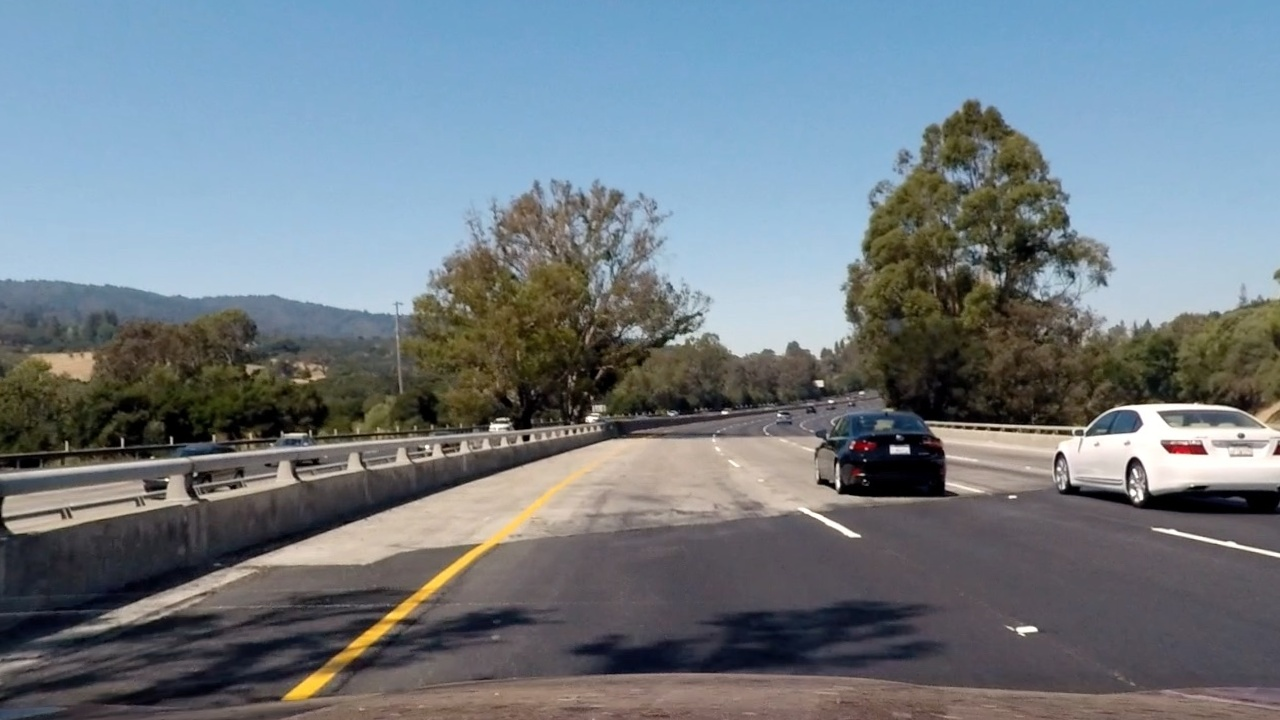
#> input picture report/undistorted.jpg, 1280 x 720 px
$ python find_lane_lines.py report/undistorted.jpg   (older library calls are emulated)
#> lines starting #> are read from the running program, lines starting #| are printed output that depends on the picture; after the words box and inside, x2 and y2 are one past the last pixel; in counts of white or black regions, pixels touching at a corner belong together
#!/usr/bin/env python3
import argparse
import glob
import json
import os
import queue
import threading
import time
from collections import defaultdict
from copy import deepcopy

import cv2
import numpy as np

class Camera:
    """Contains logic dependent on camera and its position, i.e. undistortion
    and perspective transformations."""

    def __init__(self):
        self.mtx = None
        self.dist = None
        self.xm_per_pix = 3.7/700
        self.ym_per_pix = 30/720

    def load_calibration(self, filename):
        """Loads camera calibration data from JSON file."""
#> called with filename = 'camera.json'
        with open(filename, 'r') as f:
#> (reads camera.json from the repository)
#> in main, img is the input picture: shape (720, 1280, 3); mean B, G, R 131, 123.1, 112.8
            data = json.load(f)
        self.mtx = np.array(data['mtx'], np.float64)
        self.dist = np.array(data['dist'], np.float64)

    def undistort(self, img):
        """Transforms an image to compensate for lens distortion."""
        norm_size = (1280, 720)
        if (img.shape[1], img.shape[0]) != norm_size:
            img = cv2.resize(img, norm_size)
        if self.mtx is None:
            return img
        else:
            return cv2.undistort(img, self.mtx, self.dist, None, self.mtx)

    def _get_warp_matrix(self, width, height):
        src = np.float32([
            [width/2-55,   height/2+100],
            [width/6-10,   height],
            [width*5/6+60, height],
            [width/2+55,   height/2+100]
        ])
        dst = np.float32([
            [width/4,   0],
            [width/4,   height],
            [width*3/4, height],
            [width*3/4, 0]
        ])
        M = cv2.getPerspectiveTransform(src, dst)
        return M

    def warp(self, img):
        """Warps an image to bird's eye perspective."""
        M = self._get_warp_matrix(img.shape[1], img.shape[0])
        return cv2.warpPerspective(img, M, (img.shape[1], img.shape[0]),
                                   flags=cv2.INTER_NEAREST)

    def unwarp(self, img):
        """Warps an image back from bird's eye perspective."""
        M = self._get_warp_matrix(img.shape[1], img.shape[0])
        M = np.linalg.inv(M)
        return cv2.warpPerspective(img, M, (img.shape[1], img.shape[0]),
                                   flags=cv2.INTER_NEAREST)

# [5 lines left out: function grad_thresh, not called in this run]

def mag_thresh(img, ksize=3, thresh=(0, 255)):
    """Gradient magnitutde threshold."""
    sobelx = cv2.Sobel(img, cv2.CV_64F, 1, 0)
    sobely = cv2.Sobel(img, cv2.CV_64F, 0, 1)
    mag = np.sqrt(sobelx**2 + sobely**2)
    mag = np.uint8(255*mag/np.max(mag))
    return cv2.inRange(mag, *thresh)

def dir_thresh(img, ksize=3, thresh=(0, np.pi/2)):
    """Gradient direction threshold."""
    sobelx = np.absolute(cv2.Sobel(img, cv2.CV_64F, 1, 0))
    sobely = np.absolute(cv2.Sobel(img, cv2.CV_64F, 0, 1))
    grad = np.arctan2(sobelx, sobely)
    return cv2.inRange(grad, *thresh)

def find_lane_pixels(mask_warped, left_x_base=None, right_x_base=None):
    """Finds left and right lane points on `mask_warped` using sliding window
    starting at `left_x_base` and `right_x_base` if set, and histogram peaks
    otherwise.

    Returns (left_pt, right_pt, lane_img).
    """
    nwindows = 28
    margin = 50
    # Minimum amount of hot pixels before window is considered non-empty
    minpix = 60
    # Search will stop if window gets this far from mask's horizontal border
    border = -10
    # Amplifier of direction calculated from average of x coordinates
    dir_gain = 2.0
    # Maximum number of consecutive empty windows before the search is stopped
    max_emptiness = 9
    # Minimum distance between line bases
    min_spacing = 220

    if left_x_base is None or right_x_base is None:
        hist = np.sum(mask_warped[mask_warped.shape[0] // 3 * 2:, :], axis=0)
        midpoint = np.int(hist.shape[0] // 2)
    if left_x_base is None:
        left_x_base = np.argmax(hist[:midpoint])
    if right_x_base is None:
        right_x_base = np.argmax(hist[midpoint:]) + midpoint

    window_height = np.int(mask_warped.shape[0] // nwindows)
    nonzero = mask_warped.nonzero()
    nonzeroy = np.array(nonzero[0])
    nonzerox = np.array(nonzero[1])

    lane_img = np.dstack((mask_warped,) * 3)

    def find_single(x_base):
        x_current = x_base
        lane_inds = []
        emptiness = 0
        for window in range(nwindows):
            win_y_low = mask_warped.shape[0] - (window+1)*window_height
            win_y_high = mask_warped.shape[0] - window*window_height
            win_x_low = x_current - margin
            win_x_high = x_current + margin
            cv2.rectangle(lane_img, (win_x_low, win_y_low),
                          (win_x_high, win_y_high), (0, 255, 0), 2)
            good_inds = \
                ((nonzerox >= win_x_low) & (nonzerox < win_x_high) &
                 (nonzeroy >= win_y_low) & (nonzeroy < win_y_high)).nonzero()[0]
            if good_inds.size < minpix:
                emptiness += 1
            else:
                emptiness = 0
                # Note that we add indices only from non-empty windows. This
                # helps preserve line form if we see only part of it.
                lane_inds.append(good_inds)
                # Calculate next widow direction
                x_mean = int(np.mean(nonzerox[good_inds]))
                delta = int((x_mean - x_current) * dir_gain)
                x_current += delta
            # Stop if we reached horizontal border
            if win_x_low < border or win_x_high > mask_warped.shape[1]-border:
                break
            # Stop if we had too many consecutive empty windows
            if emptiness >= max_emptiness:
                break
        if not lane_inds:
            return
        lane_inds = np.concatenate(lane_inds)
        pt = np.concatenate([[nonzerox[lane_inds]], [nonzeroy[lane_inds]]]).T
        return pt

    # If line bases are too close, inspect only one line
    left_pt = find_single(left_x_base)
    if right_x_base - left_x_base >= min_spacing:
        right_pt = find_single(right_x_base)
    else:
        right_pt = None
    return left_pt, right_pt, lane_img

# [33 lines left out: function search_around_poly, not called in this run]

class Line:
    """Single lane line in the context of an image stream."""

    def __init__(self, camera, window=14, max_errors=6, new_fit_weight=0.,
                 max_base_reuse=5):
        """
        `new_fit_weight` is additional weight for newly fit line coefficients
        in the average with recent fits. It can be used to let the line adjust
        faster while retaining a bigger window.
        `max_base_reuse` is the maximum number of times get_x_base() can return
        result before next good fit.
        """
        self.camera = camera
        self.window = window
        self.max_errors = max_errors
        self.new_fit_weight = new_fit_weight
        self.max_base_reuse = max_base_reuse

        # These properties persist through frame drops
        self.R_curve = 0
        self.x_base = None
        self.x_base_age = 0

        self.reset()

    def reset(self):
        """Resets line state."""
        self.err_count = 0
        self.recent_coef = np.full((self.window, 3), np.nan)
        self.diffs = np.array([np.inf, np.inf, np.inf], np.float32)
        self.best_coef = None
        self.best_x = None
        self.plot_y = None
        self.pts = None
        self.mask_size = None
        self.center_dist = np.nan
        self.has_fallback = False

    def empty(self):
        """Indicates whether the line has coordinates."""
        return self.best_coef is None

    def fit(self, pts, plot_y, mask_size):
        """Adjusts line with given points."""
        if pts is None or not pts.size:
            self._add_error()
            return

        new_coef = np.polyfit(pts[:, 1], pts[:, 0], 2)

        # Discard fit if it deviates a lot from the best
        if self.best_coef is not None:
            diffs = np.absolute(new_coef - self.best_coef)
            if diffs[0] > 1 or diffs[1] > 80:
                self._add_error()
                return
            self.diffs = diffs

        # Discard fit if it is too parabolic
        if abs(new_coef[0]) > 0.03 or abs(new_coef[1]) > 20:
            self._add_error()
            return

        self.pts = pts
        self.plot_y = plot_y
        self.mask_size = mask_size

        self.recent_coef = np.roll(self.recent_coef, 1, axis=0)
        self.recent_coef[0] = new_coef
        self._update_best()

    def _update_best(self):
        """Updates properties derived from recent_coef."""
        cur_coef = self.recent_coef[0]
        mean_coef = np.nanmean(self.recent_coef, axis=0)
        self.best_coef = np.average([cur_coef, mean_coef],
                                    weights=[self.new_fit_weight, 1.0],
                                    axis=0)
        self.best_x = np.polyval(self.best_coef, self.plot_y)

        # Calculate radius of curvature
        mx, my = self.camera.xm_per_pix, self.camera.ym_per_pix
        A = self.best_coef[0] * (mx / (my ** 2))
        B = self.best_coef[1] * (mx / my)
        y = np.max(self.plot_y) * my
        R_curve = (1 + (2*A*y+B)**2)**(3/2) / np.absolute(2*A)
        if 40 <= R_curve <= 9000:
            self.R_curve = R_curve

        # Calculate distance from the line to the vehicle center
        center_x = self.mask_size[0] // 2
        self.center_dist = np.absolute(self.best_x[-1] - center_x) * mx

    def _add_error(self):
        """Either takes error into account or resets the state if there are too
        many errors.

        Returns True if the line is not empty.
        """
        if not self.empty():
            self.err_count += 1
            if self.err_count < self.max_errors:
                return True
            else:
                self.reset()

    def drop_current_frame(self):
        """Replaces the latest fit with a copy of the previous or resets line
        state."""
        if self._add_error():
            if not self.has_fallback:
                self.reset()
            else:
                # Note that we do not shift history here
                self.recent_coef[0] = self.recent_coef[1]
                self.diffs = np.array([0, 0, 0], np.float32)
                self._update_best()

    # [8 lines left out: function commit, not called in this run]

    def get_x_base(self):
        """Gives x coordinate of the last good line base."""
        if self.x_base is not None and self.x_base_age < self.max_base_reuse:
            self.x_base_age += 1
            return self.x_base

def lines_are_valid(left_line, right_line):
    """Cross-line sanity check."""
    if left_line.empty() or right_line.empty():
        return
    # Minimum distance between lines
    dist_min = 20.0
    if np.min(right_line.best_x - left_line.best_x) < dist_min:
        return
    # Lane width
    lane_width_min_m = 2
    lane_width = np.absolute(right_line.best_x[-1] - left_line.best_x[-1])
    if lane_width * left_line.camera.xm_per_pix < lane_width_min_m:
        return
    # Are lines roughly parallel?
    max_a_diff = 0.02
    max_b_diff = 3
    if ((abs(right_line.best_coef[0] - left_line.best_coef[0]) > max_a_diff) or
            (abs(right_line.best_coef[1] - left_line.best_coef[1]) > max_b_diff)):
        return
    return True

class LaneFinder:
    """Supposed to locate lane lines on sequences of images."""

    def __init__(self, camera, report=None, trace=False, is_curvy=False,
                 show_bad_lines=False):
        self.camera = camera
        self.report = report
        self.trace = trace
        self.is_curvy = is_curvy
        self.show_bad_lines = show_bad_lines
        line_kwargs = {}
        if is_curvy:
            line_kwargs['new_fit_weight'] = 0.5
            line_kwargs['window'] = 7
            line_kwargs['max_errors'] = 4
            line_kwargs['max_base_reuse'] = 10
        self.left_line = Line(camera, **line_kwargs)
        self.right_line = Line(camera, **line_kwargs)
        if not show_bad_lines:
            # These lines do not take part in any calculations. They are copies
            # of the latest good pair of lines for visualization purposes.
            self.good_left_line = deepcopy(self.left_line)
            self.good_right_line = deepcopy(self.right_line)
        self.R_curve = 0
        self.v_offset = 0

    def _select_pixels(self, bgr):
        """Creates a mask of pixels suspected in being part of lane lines."""
        mask = np.zeros(bgr.shape[:2], np.uint8)

        # Bilateral filter reduces noise while keeping edges reasonably sharp
        bgr = cv2.bilateralFilter(bgr, 5, 10, 50)

        # RGB
        _, _, R = cv2.split(bgr)

        # HLS
        hls = cv2.cvtColor(bgr, cv2.COLOR_BGR2HLS)
#> hls: shape (720, 1280, 3); mean of channels 0, 1, 2 81.5, 121.5, 70
        H, L, S = cv2.split(hls)
        S_eq = cv2.equalizeHist(S)

        # CIELAB
        lab = cv2.cvtColor(bgr, cv2.COLOR_BGR2LAB)
#> lab: shape (720, 1280, 3); mean of channels 0, 1, 2 128, 127.2, 123.4
        lab_l, lab_a, lab_b = cv2.split(lab)
        lab_b_eq = cv2.equalizeHist(lab_b)

        # Calculate histogram of HLS-L channel
        hist_gray = L
        hist_gray = hist_gray[hist_gray.shape[0]//3*2:]
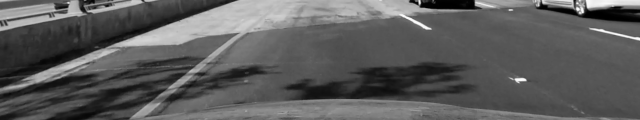
#> hist_gray: shape (240, 1280) (shown at 1/2 size); min 0, max 252, mean 91.8
        hist_sm = cv2.calcHist([hist_gray], [0], None, [5], [0, 256])
#> hist_sm = [55267, 166810, 48302, 33909, 2912]
        hist_sm /= hist_gray.shape[0] * hist_gray.shape[1]
#> hist_sm = [0.18, 0.543, 0.157, 0.11, 0.00948]
        hist_big = cv2.calcHist([hist_gray], [0], None, [10], [0, 256])
#> hist_big = [15641, 39626, 40478, 126332, 31930, 16372, 14851, 19058, 1518, 1394]
        hist_big /= hist_gray.shape[0] * hist_gray.shape[1]
#> hist_big = [0.0509, 0.129, 0.132, 0.411, 0.104, 0.0533, 0.0483, 0.062, 0.00494, 0.00454]

        # Detect overexposed images
        too_bright = np.argmax(hist_sm) == hist_sm.shape[0]-1
#> too_bright = False

        # Estimate the overall lightness
        light_level = np.sum(np.multiply(hist_big.reshape(-1),
                                         np.exp(np.arange(hist_big.shape[0]))))
#> light_level = 162.3
        much_light = light_level >= 400
#> much_light = False

        # White (HLS)
        if not too_bright and not much_light:
            m = cv2.inRange(L, 200, 255)
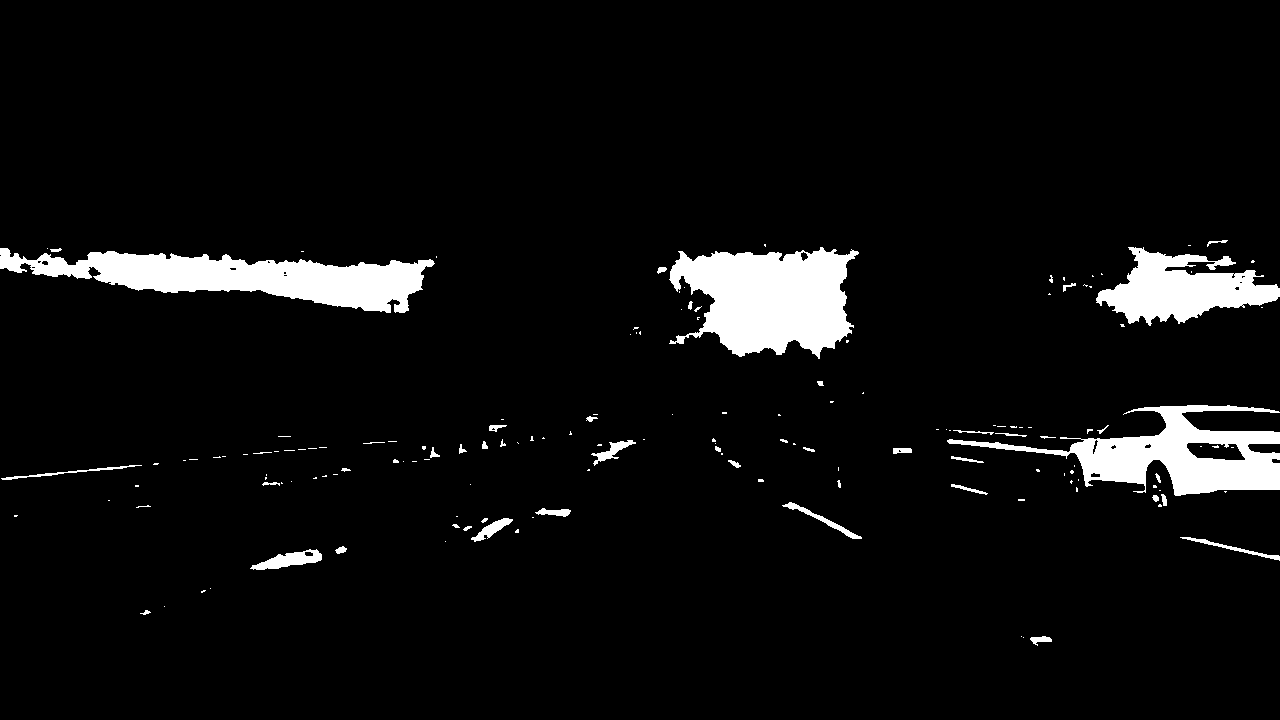
#> m: shape (720, 1280); 5.6% white; 157 white regions (108 under 20 px), largest, box (x1, y1, x2, y2) and area: (669, 247, 859, 359) 14381, (0, 248, 435, 313) 13442, (947, 405, 1280, 496) 11060
            mask = cv2.bitwise_or(mask, m)

        # White (Lab)
        if not too_bright and much_light:
            m = cv2.inRange(lab_l, 230, 255)
            mask = cv2.bitwise_or(mask, m)

        # Yellow (HLS)
        m = cv2.inRange(H, 20, 40) & (cv2.inRange(S_eq, 120, 255) |
                                      cv2.inRange(L, 10, 80))
#> m: shape (720, 1280); 12.1% white; 401 white regions (315 under 20 px), largest, box (x1, y1, x2, y2) and area: (0, 256, 622, 472) 49743, (821, 93, 1078, 419) 30306, (1061, 313, 1280, 409) 11605
        mask = cv2.bitwise_or(mask, m)
#> mask: shape (720, 1280); 17.2% white; 518 white regions (399 under 20 px), largest, box (x1, y1, x2, y2) and area: (0, 256, 622, 472) 49743, (821, 93, 1078, 419) 30306, (669, 247, 859, 359) 14381

        # Yellow (Lab)
        m = cv2.inRange(lab_b_eq, 240, 255)
#> m: shape (720, 1280); 6.5% white; 77 white regions (49 under 20 px), largest, box (x1, y1, x2, y2) and area: (397, 257, 586, 426) 16533, (0, 351, 315, 417) 9145, (854, 165, 962, 340) 8736
        mask = cv2.bitwise_or(mask, m)
#> mask: shape (720, 1280); 18.3% white; 491 white regions (380 under 20 px), largest, box (x1, y1, x2, y2) and area: (0, 256, 622, 472) 53404, (821, 93, 1078, 419) 31846, (669, 247, 859, 359) 14381

        # Red (RGB)
        if not too_bright and not much_light:
            m = cv2.inRange(R, 230, 255)
#> m: shape (720, 1280); 1.4% white; 54 white regions (38 under 20 px), largest, box (x1, y1, x2, y2) and area: (1064, 405, 1280, 496) 8528, (411, 462, 597, 604) 1798, (267, 687, 318, 714) 520
            mask = cv2.bitwise_or(mask, m)

        # Saturation (HLS)
        if not too_bright:
            m = cv2.inRange(S_eq, 250, 255)
#> m: shape (720, 1280); 2.2% white; 489 white regions (357 under 20 px), largest, box (x1, y1, x2, y2) and area: (1096, 417, 1280, 490) 4625, (337, 468, 588, 666) 2480, (853, 454, 948, 497) 1724
            mask = cv2.bitwise_or(mask, m)
#> mask: shape (720, 1280); 19% white; 599 white regions (460 under 20 px), largest, box (x1, y1, x2, y2) and area: (0, 256, 622, 472) 54256, (821, 93, 1078, 419) 32001, (669, 247, 859, 359) 14381

        # Gradient
        if too_bright:
            mag_mask = mag_thresh(S_eq, ksize=9, thresh=(20, 255))
        else:
            mag_mask = mag_thresh(S_eq, ksize=9, thresh=(32, 255))
#> in mag_thresh, `sobely = cv2.Sobel(img, cv2.CV_64F, 0, 1)`:
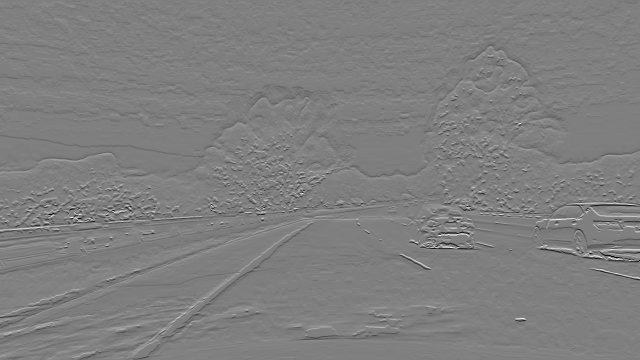
#> sobely: shape (720, 1280) float64 (shown at 1/2 size); min -1020, max 1020, mean -1.3; drawn with min black and max white
        dir_mask = dir_thresh(S_eq, ksize=15, thresh=(0.7, 1.3))
#> in dir_thresh, `grad = np.arctan2(sobelx, sobely)`:
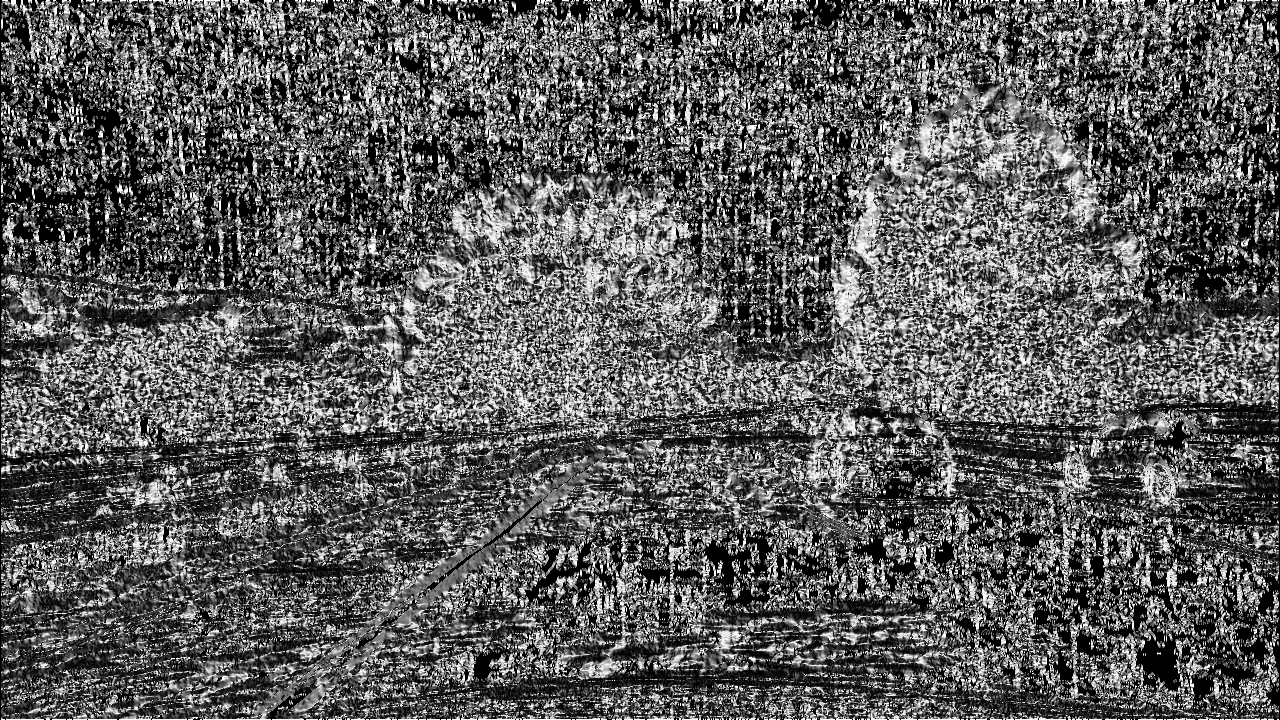
#> grad: shape (720, 1280) float64; min 0, max 1.57, mean 0.57; drawn with min black and max white
        mask = cv2.bitwise_or(mask, mag_mask & dir_mask)
#> mask: shape (720, 1280); 20.2% white; 2023 white regions (1867 under 20 px), largest, box (x1, y1, x2, y2) and area: (0, 256, 622, 474) 55931, (669, 92, 1083, 421) 47764, (0, 248, 435, 315) 13477
#> (the rest of the program and of its run is left out)
